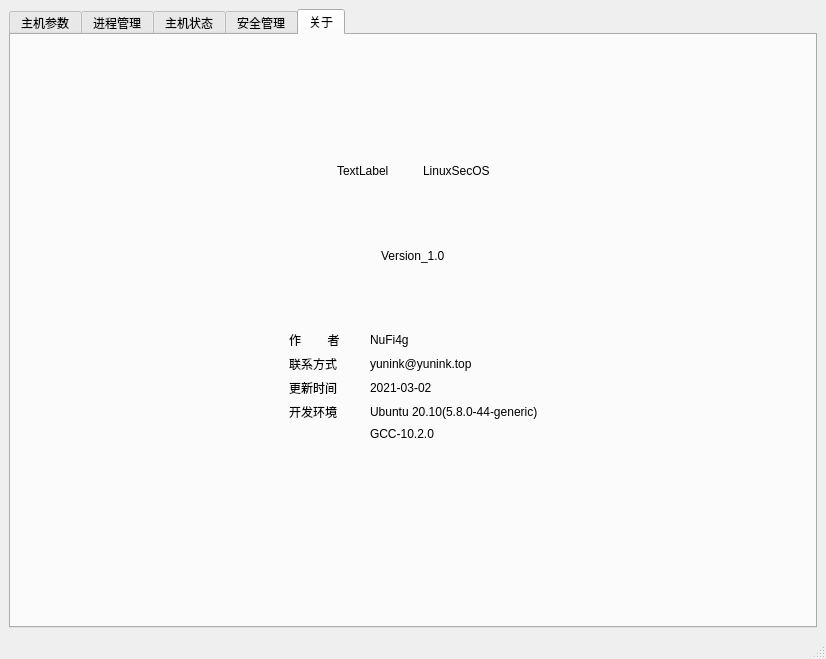
<?xml version="1.0" encoding="UTF-8"?>
<ui version="4.0">
 <class>LinuxSecOS</class>
 <widget class="QMainWindow" name="LinuxSecOS">
  <property name="geometry">
   <rect>
    <x>0</x>
    <y>0</y>
    <width>826</width>
    <height>659</height>
   </rect>
  </property>
  <property name="windowTitle">
   <string>LinuxSecOS</string>
  </property>
  <widget class="QWidget" name="centralwidget">
   <layout class="QGridLayout" name="gridLayout">
    <item row="0" column="0">
     <widget class="QTabWidget" name="tabWidget">
      <property name="currentIndex">
       <number>4</number>
      </property>
      <widget class="QWidget" name="tab_host">
       <attribute name="title">
        <string>主机参数</string>
       </attribute>
       <layout class="QGridLayout" name="gridLayout_2">
        <item row="2" column="0">
         <widget class="QGroupBox" name="gb_network">
          <property name="title">
           <string>网络参数</string>
          </property>
         </widget>
        </item>
        <item row="3" column="0">
         <widget class="QGroupBox" name="gb_others">
          <property name="title">
           <string>其它参数</string>
          </property>
         </widget>
        </item>
        <item row="1" column="0">
         <widget class="QGroupBox" name="gb_version">
          <property name="title">
           <string>版本参数</string>
          </property>
          <layout class="QGridLayout" name="gridLayout_9">
           <item row="0" column="0">
            <layout class="QVBoxLayout" name="verticalLayout_6">
             <item>
              <layout class="QHBoxLayout" name="horizontalLayout_4">
               <item>
                <widget class="QLabel" name="label_17">
                 <property name="maximumSize">
                  <size>
                   <width>100</width>
                   <height>16777215</height>
                  </size>
                 </property>
                 <property name="text">
                  <string>系统版本</string>
                 </property>
                </widget>
               </item>
               <item>
                <widget class="QLabel" name="label_os">
                 <property name="text">
                  <string> []</string>
                 </property>
                </widget>
               </item>
              </layout>
             </item>
             <item>
              <layout class="QHBoxLayout" name="horizontalLayout_6">
               <item>
                <widget class="QLabel" name="label_19">
                 <property name="maximumSize">
                  <size>
                   <width>100</width>
                   <height>16777215</height>
                  </size>
                 </property>
                 <property name="text">
                  <string>内核版本</string>
                 </property>
                </widget>
               </item>
               <item>
                <widget class="QLabel" name="label_kernel">
                 <property name="text">
                  <string> []</string>
                 </property>
                </widget>
               </item>
              </layout>
             </item>
             <item>
              <layout class="QHBoxLayout" name="horizontalLayout_12">
               <item>
                <widget class="QLabel" name="label_22">
                 <property name="maximumSize">
                  <size>
                   <width>100</width>
                   <height>16777215</height>
                  </size>
                 </property>
                 <property name="text">
                  <string>GCC版本</string>
                 </property>
                </widget>
               </item>
               <item>
                <widget class="QLabel" name="label_gcc">
                 <property name="text">
                  <string> []</string>
                 </property>
                </widget>
               </item>
              </layout>
             </item>
            </layout>
           </item>
          </layout>
         </widget>
        </item>
        <item row="0" column="0">
         <widget class="QGroupBox" name="gb_hardware">
          <property name="title">
           <string>硬件参数</string>
          </property>
          <layout class="QGridLayout" name="gridLayout_3">
           <item row="0" column="0">
            <layout class="QVBoxLayout" name="verticalLayout_9">
             <item>
              <layout class="QHBoxLayout" name="horizontalLayout_3">
               <item>
                <widget class="QLabel" name="label_cpu">
                 <property name="minimumSize">
                  <size>
                   <width>100</width>
                   <height>0</height>
                  </size>
                 </property>
                 <property name="maximumSize">
                  <size>
                   <width>100</width>
                   <height>16777215</height>
                  </size>
                 </property>
                 <property name="text">
                  <string>CPU参数</string>
                 </property>
                </widget>
               </item>
               <item>
                <layout class="QVBoxLayout" name="verticalLayout">
                 <item>
                  <widget class="QProgressBar" name="progressBar_cpu">
                   <property name="value">
                    <number>24</number>
                   </property>
                  </widget>
                 </item>
                 <item>
                  <widget class="QLabel" name="label_cpu_info">
                   <property name="text">
                    <string> []</string>
                   </property>
                  </widget>
                 </item>
                </layout>
               </item>
              </layout>
             </item>
             <item>
              <layout class="QHBoxLayout" name="horizontalLayout_13">
               <item>
                <widget class="QLabel" name="label_ram">
                 <property name="minimumSize">
                  <size>
                   <width>100</width>
                   <height>0</height>
                  </size>
                 </property>
                 <property name="maximumSize">
                  <size>
                   <width>100</width>
                   <height>16777215</height>
                  </size>
                 </property>
                 <property name="text">
                  <string>内存参数</string>
                 </property>
                </widget>
               </item>
               <item>
                <layout class="QVBoxLayout" name="verticalLayout_7">
                 <item>
                  <widget class="QProgressBar" name="progressBar_mem">
                   <property name="value">
                    <number>24</number>
                   </property>
                  </widget>
                 </item>
                 <item>
                  <layout class="QHBoxLayout" name="horizontalLayout_5">
                   <item>
                    <widget class="QLabel" name="label_18">
                     <property name="minimumSize">
                      <size>
                       <width>50</width>
                       <height>0</height>
                      </size>
                     </property>
                     <property name="maximumSize">
                      <size>
                       <width>16777215</width>
                       <height>16777215</height>
                      </size>
                     </property>
                     <property name="text">
                      <string>Used</string>
                     </property>
                    </widget>
                   </item>
                   <item>
                    <widget class="QLabel" name="label_mem_used">
                     <property name="minimumSize">
                      <size>
                       <width>60</width>
                       <height>0</height>
                      </size>
                     </property>
                     <property name="maximumSize">
                      <size>
                       <width>60</width>
                       <height>16777215</height>
                      </size>
                     </property>
                     <property name="text">
                      <string>[]</string>
                     </property>
                    </widget>
                   </item>
                   <item>
                    <spacer name="horizontalSpacer_17">
                     <property name="orientation">
                      <enum>Qt::Horizontal</enum>
                     </property>
                     <property name="sizeHint" stdset="0">
                      <size>
                       <width>40</width>
                       <height>20</height>
                      </size>
                     </property>
                    </spacer>
                   </item>
                   <item>
                    <widget class="QLabel" name="label_21">
                     <property name="minimumSize">
                      <size>
                       <width>50</width>
                       <height>0</height>
                      </size>
                     </property>
                     <property name="text">
                      <string>Free</string>
                     </property>
                    </widget>
                   </item>
                   <item>
                    <widget class="QLabel" name="label_mem_free">
                     <property name="minimumSize">
                      <size>
                       <width>60</width>
                       <height>0</height>
                      </size>
                     </property>
                     <property name="maximumSize">
                      <size>
                       <width>60</width>
                       <height>16777215</height>
                      </size>
                     </property>
                     <property name="text">
                      <string>[]</string>
                     </property>
                    </widget>
                   </item>
                   <item>
                    <spacer name="horizontalSpacer_18">
                     <property name="orientation">
                      <enum>Qt::Horizontal</enum>
                     </property>
                     <property name="sizeHint" stdset="0">
                      <size>
                       <width>40</width>
                       <height>20</height>
                      </size>
                     </property>
                    </spacer>
                   </item>
                   <item>
                    <widget class="QLabel" name="label_24">
                     <property name="minimumSize">
                      <size>
                       <width>50</width>
                       <height>0</height>
                      </size>
                     </property>
                     <property name="text">
                      <string>Total</string>
                     </property>
                    </widget>
                   </item>
                   <item>
                    <widget class="QLabel" name="label_mem_total">
                     <property name="minimumSize">
                      <size>
                       <width>60</width>
                       <height>0</height>
                      </size>
                     </property>
                     <property name="maximumSize">
                      <size>
                       <width>60</width>
                       <height>16777215</height>
                      </size>
                     </property>
                     <property name="text">
                      <string>[]</string>
                     </property>
                    </widget>
                   </item>
                  </layout>
                 </item>
                </layout>
               </item>
              </layout>
             </item>
             <item>
              <layout class="QHBoxLayout" name="horizontalLayout_14">
               <item>
                <widget class="QLabel" name="label_swap">
                 <property name="minimumSize">
                  <size>
                   <width>100</width>
                   <height>0</height>
                  </size>
                 </property>
                 <property name="maximumSize">
                  <size>
                   <width>100</width>
                   <height>16777215</height>
                  </size>
                 </property>
                 <property name="text">
                  <string>交换参数</string>
                 </property>
                </widget>
               </item>
               <item>
                <layout class="QVBoxLayout" name="verticalLayout_8">
                 <item>
                  <widget class="QProgressBar" name="progressBar_swap">
                   <property name="value">
                    <number>24</number>
                   </property>
                  </widget>
                 </item>
                 <item>
                  <layout class="QHBoxLayout" name="horizontalLayout_15">
                   <item>
                    <widget class="QLabel" name="label_26">
                     <property name="minimumSize">
                      <size>
                       <width>50</width>
                       <height>0</height>
                      </size>
                     </property>
                     <property name="text">
                      <string>Used</string>
                     </property>
                    </widget>
                   </item>
                   <item>
                    <widget class="QLabel" name="label_swap_used">
                     <property name="minimumSize">
                      <size>
                       <width>60</width>
                       <height>0</height>
                      </size>
                     </property>
                     <property name="maximumSize">
                      <size>
                       <width>60</width>
                       <height>16777215</height>
                      </size>
                     </property>
                     <property name="text">
                      <string>[]</string>
                     </property>
                    </widget>
                   </item>
                   <item>
                    <spacer name="horizontalSpacer_19">
                     <property name="orientation">
                      <enum>Qt::Horizontal</enum>
                     </property>
                     <property name="sizeHint" stdset="0">
                      <size>
                       <width>40</width>
                       <height>20</height>
                      </size>
                     </property>
                    </spacer>
                   </item>
                   <item>
                    <widget class="QLabel" name="label_28">
                     <property name="minimumSize">
                      <size>
                       <width>50</width>
                       <height>0</height>
                      </size>
                     </property>
                     <property name="text">
                      <string>Free</string>
                     </property>
                    </widget>
                   </item>
                   <item>
                    <widget class="QLabel" name="label_swap_free">
                     <property name="minimumSize">
                      <size>
                       <width>60</width>
                       <height>0</height>
                      </size>
                     </property>
                     <property name="maximumSize">
                      <size>
                       <width>60</width>
                       <height>16777215</height>
                      </size>
                     </property>
                     <property name="text">
                      <string>[]</string>
                     </property>
                    </widget>
                   </item>
                   <item>
                    <spacer name="horizontalSpacer_20">
                     <property name="orientation">
                      <enum>Qt::Horizontal</enum>
                     </property>
                     <property name="sizeHint" stdset="0">
                      <size>
                       <width>40</width>
                       <height>20</height>
                      </size>
                     </property>
                    </spacer>
                   </item>
                   <item>
                    <widget class="QLabel" name="label_30">
                     <property name="minimumSize">
                      <size>
                       <width>50</width>
                       <height>0</height>
                      </size>
                     </property>
                     <property name="text">
                      <string>Total</string>
                     </property>
                    </widget>
                   </item>
                   <item>
                    <widget class="QLabel" name="label_swap_total">
                     <property name="minimumSize">
                      <size>
                       <width>60</width>
                       <height>0</height>
                      </size>
                     </property>
                     <property name="maximumSize">
                      <size>
                       <width>60</width>
                       <height>16777215</height>
                      </size>
                     </property>
                     <property name="text">
                      <string>[]</string>
                     </property>
                    </widget>
                   </item>
                  </layout>
                 </item>
                </layout>
               </item>
              </layout>
             </item>
            </layout>
           </item>
          </layout>
         </widget>
        </item>
       </layout>
      </widget>
      <widget class="QWidget" name="tab_process">
       <attribute name="title">
        <string>进程管理</string>
       </attribute>
       <layout class="QGridLayout" name="gridLayout_4">
        <item row="1" column="0">
         <layout class="QHBoxLayout" name="horizontalLayout_7">
          <item>
           <spacer name="horizontalSpacer_5">
            <property name="orientation">
             <enum>Qt::Horizontal</enum>
            </property>
            <property name="sizeHint" stdset="0">
             <size>
              <width>40</width>
              <height>20</height>
             </size>
            </property>
           </spacer>
          </item>
          <item>
           <widget class="QLabel" name="label_pro_total">
            <property name="text">
             <string>总进程数  </string>
            </property>
           </widget>
          </item>
          <item>
           <widget class="QLabel" name="label_pro_total_num">
            <property name="text">
             <string>TextLabel</string>
            </property>
           </widget>
          </item>
          <item>
           <spacer name="horizontalSpacer_21">
            <property name="orientation">
             <enum>Qt::Horizontal</enum>
            </property>
            <property name="sizeHint" stdset="0">
             <size>
              <width>40</width>
              <height>20</height>
             </size>
            </property>
           </spacer>
          </item>
          <item>
           <widget class="QLabel" name="label_20">
            <property name="text">
             <string>存活数量</string>
            </property>
           </widget>
          </item>
          <item>
           <widget class="QLabel" name="label_pro_alive_num">
            <property name="text">
             <string>TextLabel</string>
            </property>
           </widget>
          </item>
          <item>
           <spacer name="horizontalSpacer">
            <property name="orientation">
             <enum>Qt::Horizontal</enum>
            </property>
            <property name="sizeHint" stdset="0">
             <size>
              <width>40</width>
              <height>20</height>
             </size>
            </property>
           </spacer>
          </item>
          <item>
           <widget class="QLabel" name="label_pro_zombie">
            <property name="text">
             <string>僵死数量</string>
            </property>
           </widget>
          </item>
          <item>
           <widget class="QLabel" name="label_pro_zombie_num">
            <property name="text">
             <string>TextLabel</string>
            </property>
           </widget>
          </item>
          <item>
           <spacer name="horizontalSpacer_6">
            <property name="orientation">
             <enum>Qt::Horizontal</enum>
            </property>
            <property name="sizeHint" stdset="0">
             <size>
              <width>40</width>
              <height>20</height>
             </size>
            </property>
           </spacer>
          </item>
          <item>
           <spacer name="horizontalSpacer_2">
            <property name="orientation">
             <enum>Qt::Horizontal</enum>
            </property>
            <property name="sizeHint" stdset="0">
             <size>
              <width>40</width>
              <height>20</height>
             </size>
            </property>
           </spacer>
          </item>
          <item>
           <widget class="QPushButton" name="pb_refresh">
            <property name="text">
             <string>刷新</string>
            </property>
           </widget>
          </item>
          <item>
           <spacer name="horizontalSpacer_3">
            <property name="orientation">
             <enum>Qt::Horizontal</enum>
            </property>
            <property name="sizeHint" stdset="0">
             <size>
              <width>40</width>
              <height>20</height>
             </size>
            </property>
           </spacer>
          </item>
          <item>
           <widget class="QPushButton" name="pb_kill">
            <property name="text">
             <string>终结进程</string>
            </property>
           </widget>
          </item>
          <item>
           <spacer name="horizontalSpacer_4">
            <property name="orientation">
             <enum>Qt::Horizontal</enum>
            </property>
            <property name="sizeHint" stdset="0">
             <size>
              <width>40</width>
              <height>20</height>
             </size>
            </property>
           </spacer>
          </item>
         </layout>
        </item>
        <item row="0" column="0">
         <widget class="QListWidget" name="listWidget_proc"/>
        </item>
       </layout>
      </widget>
      <widget class="QWidget" name="tab_status">
       <attribute name="title">
        <string>主机状态</string>
       </attribute>
       <layout class="QGridLayout" name="gridLayout_6">
        <item row="0" column="0">
         <layout class="QVBoxLayout" name="verticalLayout_3">
          <item>
           <widget class="QGroupBox" name="groupBox">
            <property name="title">
             <string>GroupBox</string>
            </property>
            <layout class="QGridLayout" name="gridLayout_7">
             <item row="0" column="0">
              <layout class="QVBoxLayout" name="verticalLayout_4">
               <item>
                <widget class="QWidget" name="widget" native="true"/>
               </item>
               <item>
                <layout class="QHBoxLayout" name="horizontalLayout">
                 <item>
                  <spacer name="horizontalSpacer_13">
                   <property name="orientation">
                    <enum>Qt::Horizontal</enum>
                   </property>
                   <property name="sizeHint" stdset="0">
                    <size>
                     <width>40</width>
                     <height>20</height>
                    </size>
                   </property>
                  </spacer>
                 </item>
                 <item>
                  <widget class="QLabel" name="label_13">
                   <property name="text">
                    <string>TextLabel</string>
                   </property>
                  </widget>
                 </item>
                 <item>
                  <widget class="QLabel" name="label_14">
                   <property name="text">
                    <string>TextLabel</string>
                   </property>
                  </widget>
                 </item>
                 <item>
                  <spacer name="horizontalSpacer_14">
                   <property name="orientation">
                    <enum>Qt::Horizontal</enum>
                   </property>
                   <property name="sizeHint" stdset="0">
                    <size>
                     <width>40</width>
                     <height>20</height>
                    </size>
                   </property>
                  </spacer>
                 </item>
                </layout>
               </item>
              </layout>
             </item>
            </layout>
           </widget>
          </item>
          <item>
           <widget class="QGroupBox" name="groupBox_2">
            <property name="title">
             <string>GroupBox</string>
            </property>
            <layout class="QGridLayout" name="gridLayout_8">
             <item row="0" column="0">
              <layout class="QVBoxLayout" name="verticalLayout_5">
               <item>
                <widget class="QWidget" name="widget_2" native="true"/>
               </item>
               <item>
                <layout class="QHBoxLayout" name="horizontalLayout_2">
                 <item>
                  <spacer name="horizontalSpacer_15">
                   <property name="orientation">
                    <enum>Qt::Horizontal</enum>
                   </property>
                   <property name="sizeHint" stdset="0">
                    <size>
                     <width>40</width>
                     <height>20</height>
                    </size>
                   </property>
                  </spacer>
                 </item>
                 <item>
                  <widget class="QLabel" name="label_15">
                   <property name="text">
                    <string>TextLabel</string>
                   </property>
                  </widget>
                 </item>
                 <item>
                  <widget class="QLabel" name="label_16">
                   <property name="text">
                    <string>TextLabel</string>
                   </property>
                  </widget>
                 </item>
                 <item>
                  <spacer name="horizontalSpacer_16">
                   <property name="orientation">
                    <enum>Qt::Horizontal</enum>
                   </property>
                   <property name="sizeHint" stdset="0">
                    <size>
                     <width>40</width>
                     <height>20</height>
                    </size>
                   </property>
                  </spacer>
                 </item>
                </layout>
               </item>
              </layout>
             </item>
            </layout>
           </widget>
          </item>
          <item>
           <widget class="QGroupBox" name="groupBox_3">
            <property name="title">
             <string>GroupBox</string>
            </property>
           </widget>
          </item>
          <item>
           <widget class="QGroupBox" name="groupBox_4">
            <property name="title">
             <string>GroupBox</string>
            </property>
           </widget>
          </item>
         </layout>
        </item>
       </layout>
      </widget>
      <widget class="QWidget" name="tab_security">
       <attribute name="title">
        <string>安全管理</string>
       </attribute>
      </widget>
      <widget class="QWidget" name="tab_about">
       <attribute name="title">
        <string>关于</string>
       </attribute>
       <layout class="QGridLayout" name="gridLayout_5">
        <item row="0" column="0">
         <layout class="QVBoxLayout" name="verticalLayout_2">
          <item>
           <spacer name="verticalSpacer">
            <property name="orientation">
             <enum>Qt::Vertical</enum>
            </property>
            <property name="sizeHint" stdset="0">
             <size>
              <width>20</width>
              <height>40</height>
             </size>
            </property>
           </spacer>
          </item>
          <item>
           <spacer name="verticalSpacer_6">
            <property name="orientation">
             <enum>Qt::Vertical</enum>
            </property>
            <property name="sizeHint" stdset="0">
             <size>
              <width>20</width>
              <height>40</height>
             </size>
            </property>
           </spacer>
          </item>
          <item>
           <layout class="QHBoxLayout" name="horizontalLayout_9">
            <item>
             <spacer name="horizontalSpacer_9">
              <property name="orientation">
               <enum>Qt::Horizontal</enum>
              </property>
              <property name="sizeHint" stdset="0">
               <size>
                <width>40</width>
                <height>20</height>
               </size>
              </property>
             </spacer>
            </item>
            <item>
             <layout class="QHBoxLayout" name="horizontalLayout_8">
              <item>
               <widget class="QLabel" name="label">
                <property name="minimumSize">
                 <size>
                  <width>80</width>
                  <height>0</height>
                 </size>
                </property>
                <property name="text">
                 <string>TextLabel</string>
                </property>
               </widget>
              </item>
              <item>
               <widget class="QLabel" name="label_2">
                <property name="text">
                 <string>LinuxSecOS</string>
                </property>
               </widget>
              </item>
             </layout>
            </item>
            <item>
             <spacer name="horizontalSpacer_10">
              <property name="orientation">
               <enum>Qt::Horizontal</enum>
              </property>
              <property name="sizeHint" stdset="0">
               <size>
                <width>40</width>
                <height>20</height>
               </size>
              </property>
             </spacer>
            </item>
           </layout>
          </item>
          <item>
           <spacer name="verticalSpacer_3">
            <property name="orientation">
             <enum>Qt::Vertical</enum>
            </property>
            <property name="sizeHint" stdset="0">
             <size>
              <width>20</width>
              <height>18</height>
             </size>
            </property>
           </spacer>
          </item>
          <item>
           <layout class="QHBoxLayout" name="horizontalLayout_11">
            <item>
             <spacer name="horizontalSpacer_11">
              <property name="orientation">
               <enum>Qt::Horizontal</enum>
              </property>
              <property name="sizeHint" stdset="0">
               <size>
                <width>40</width>
                <height>20</height>
               </size>
              </property>
             </spacer>
            </item>
            <item>
             <widget class="QLabel" name="label_11">
              <property name="text">
               <string>Version_1.0</string>
              </property>
             </widget>
            </item>
            <item>
             <spacer name="horizontalSpacer_12">
              <property name="orientation">
               <enum>Qt::Horizontal</enum>
              </property>
              <property name="sizeHint" stdset="0">
               <size>
                <width>40</width>
                <height>20</height>
               </size>
              </property>
             </spacer>
            </item>
           </layout>
          </item>
          <item>
           <spacer name="verticalSpacer_5">
            <property name="orientation">
             <enum>Qt::Vertical</enum>
            </property>
            <property name="sizeHint" stdset="0">
             <size>
              <width>20</width>
              <height>40</height>
             </size>
            </property>
           </spacer>
          </item>
          <item>
           <layout class="QHBoxLayout" name="horizontalLayout_10">
            <item>
             <spacer name="horizontalSpacer_7">
              <property name="orientation">
               <enum>Qt::Horizontal</enum>
              </property>
              <property name="sizeHint" stdset="0">
               <size>
                <width>40</width>
                <height>20</height>
               </size>
              </property>
             </spacer>
            </item>
            <item>
             <layout class="QFormLayout" name="formLayout">
              <item row="0" column="0">
               <widget class="QLabel" name="label_3">
                <property name="minimumSize">
                 <size>
                  <width>75</width>
                  <height>0</height>
                 </size>
                </property>
                <property name="text">
                 <string>作        者</string>
                </property>
               </widget>
              </item>
              <item row="0" column="1">
               <widget class="QLabel" name="label_7">
                <property name="text">
                 <string>NuFi4g</string>
                </property>
               </widget>
              </item>
              <item row="1" column="0">
               <widget class="QLabel" name="label_4">
                <property name="minimumSize">
                 <size>
                  <width>75</width>
                  <height>0</height>
                 </size>
                </property>
                <property name="text">
                 <string>联系方式</string>
                </property>
               </widget>
              </item>
              <item row="1" column="1">
               <widget class="QLabel" name="label_8">
                <property name="text">
                 <string>yunink@yunink.top</string>
                </property>
               </widget>
              </item>
              <item row="2" column="0">
               <widget class="QLabel" name="label_5">
                <property name="minimumSize">
                 <size>
                  <width>75</width>
                  <height>0</height>
                 </size>
                </property>
                <property name="text">
                 <string>更新时间</string>
                </property>
               </widget>
              </item>
              <item row="2" column="1">
               <widget class="QLabel" name="label_9">
                <property name="text">
                 <string>2021-03-02</string>
                </property>
               </widget>
              </item>
              <item row="3" column="0">
               <widget class="QLabel" name="label_6">
                <property name="minimumSize">
                 <size>
                  <width>75</width>
                  <height>0</height>
                 </size>
                </property>
                <property name="text">
                 <string>开发环境</string>
                </property>
               </widget>
              </item>
              <item row="3" column="1">
               <widget class="QLabel" name="label_10">
                <property name="text">
                 <string>Ubuntu 20.10(5.8.0-44-generic)</string>
                </property>
               </widget>
              </item>
              <item row="4" column="1">
               <widget class="QLabel" name="label_12">
                <property name="text">
                 <string>GCC-10.2.0</string>
                </property>
               </widget>
              </item>
             </layout>
            </item>
            <item>
             <spacer name="horizontalSpacer_8">
              <property name="orientation">
               <enum>Qt::Horizontal</enum>
              </property>
              <property name="sizeHint" stdset="0">
               <size>
                <width>40</width>
                <height>20</height>
               </size>
              </property>
             </spacer>
            </item>
           </layout>
          </item>
          <item>
           <spacer name="verticalSpacer_4">
            <property name="orientation">
             <enum>Qt::Vertical</enum>
            </property>
            <property name="sizeHint" stdset="0">
             <size>
              <width>20</width>
              <height>40</height>
             </size>
            </property>
           </spacer>
          </item>
          <item>
           <spacer name="verticalSpacer_7">
            <property name="orientation">
             <enum>Qt::Vertical</enum>
            </property>
            <property name="sizeHint" stdset="0">
             <size>
              <width>20</width>
              <height>40</height>
             </size>
            </property>
           </spacer>
          </item>
          <item>
           <spacer name="verticalSpacer_2">
            <property name="orientation">
             <enum>Qt::Vertical</enum>
            </property>
            <property name="sizeHint" stdset="0">
             <size>
              <width>20</width>
              <height>40</height>
             </size>
            </property>
           </spacer>
          </item>
         </layout>
        </item>
       </layout>
      </widget>
     </widget>
    </item>
   </layout>
  </widget>
  <widget class="QStatusBar" name="statusbar"/>
 </widget>
 <resources/>
 <connections/>
</ui>
